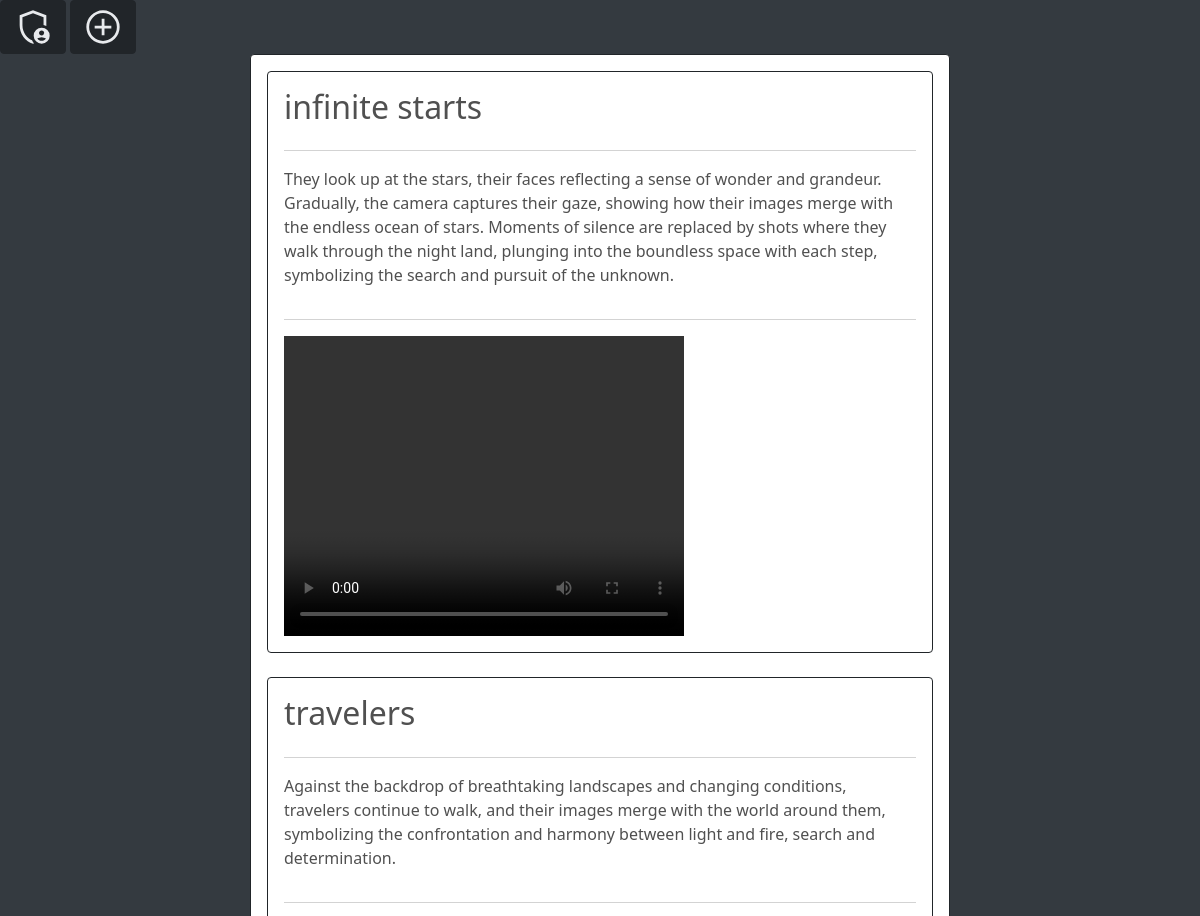
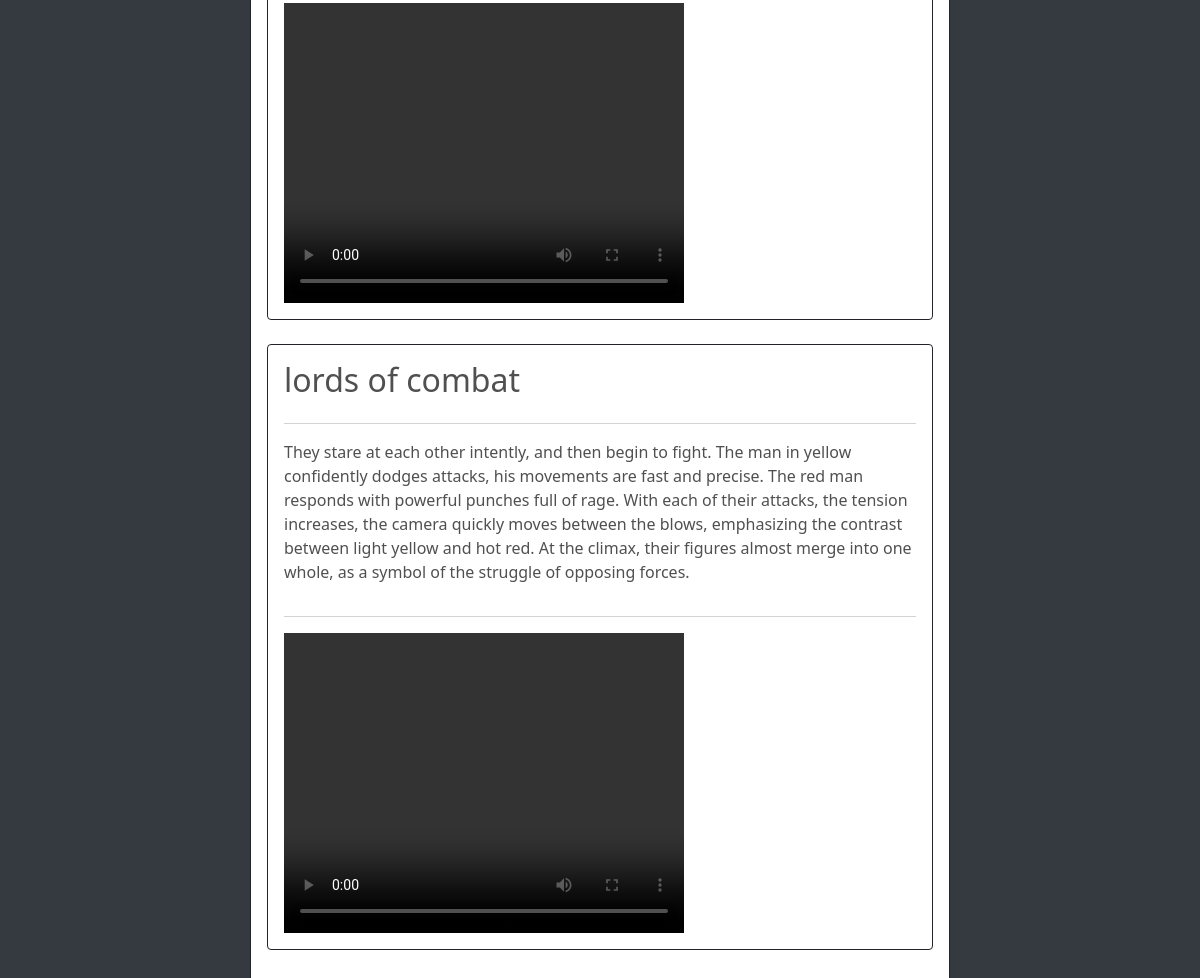
The page / on the database its author committed (2 pictures, top to bottom).
### app/models.py (models this page shows, shortened)
class Video(models.Model):
    title = models.CharField(max_length=255)
    description = models.TextField(blank=True, null=True)
    video_file = models.FileField(upload_to='videos/')  # Путь для сохранения видео
    created_at = models.DateTimeField(auto_now_add=True)

### app/views.py (the view)
# urls.py: path('', views.video_list, name='video_list'),
def video_list(request):
    videos = Video.objects.all()
    return render(request, 'app/video_list.html', {'videos': videos})

### app/templates/app/video_list.html (shortened to what this page needs)
<html lang="en">
<head>
    <link href="https://cdn.jsdelivr.net/npm/bootstrap@5.0.0-beta2/dist/css/bootstrap.min.css" rel="stylesheet"
>
</head>
<body style="background-color: #343a40;">
<a href="http://127.0.0.1:8000/admin"><button class="btn btn-dark"></button></a>
<a href="http://127.0.0.1:8000/upload"><button class="btn btn-dark"></button></a>
    <div class="d-flex justify-content-center align-items-center vh-20" id="profile-wrapper" style="color: rgb(80, 80, 80);">
        <div class="col-md-7">
            <div class="card card-body h-1 border-dark">
        {% for video in videos %}
            <div class="card card-body h-1 border-dark">
            <h2>{{ video.title }}</h2>
                <hr>
            <p>{{ video.description }}</p>
                <hr>
            <video width="400" height="300" controls>
                <source src="{{ video.video_file.url }}" type="video/mp4">
            </video>
            </div>
    <br>
        {% endfor %}
                    </div>
            </div>
        </div>
<br>
</body>
</html>

### rows shown on the page
Video: title "infinite starts", description "They look up at the stars, their faces reflecting a sense of wonder and grandeur. Gradually, the camera captures their gaze, showing how their images merge with the endless ocean of stars. Moments of silence are replaced by shots where they walk through the night land, plunging into the boundless space with each step, symbolizing the search and pursuit of the unknown."
Video: title "travelers", description "Against the backdrop of breathtaking landscapes and changing conditions, travelers continue to walk, and their images merge with the world around them, symbolizing the confrontation and harmony between light and fire, search and determination."
Video: title "lords of combat", description "They stare at each other intently, and then begin to fight. The man in yellow confidently dodges attacks, his movements are fast and precise. The red man responds with powerful punches full of rage. With each of their attacks, the tension increases, the camera quickly moves between the blows, emphasizing the contrast between light yellow and hot red. At the climax, their figures almost merge into one whole, as a symbol of the struggle of opposing forces."
